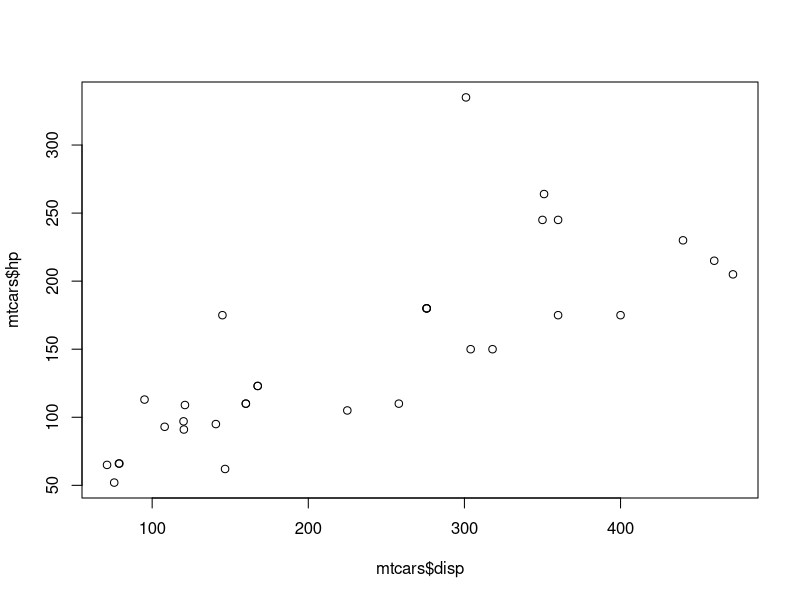
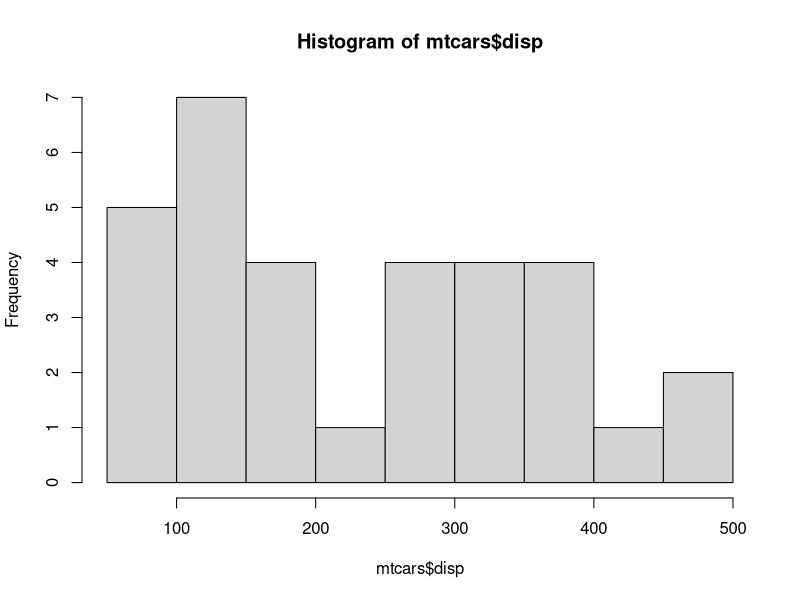
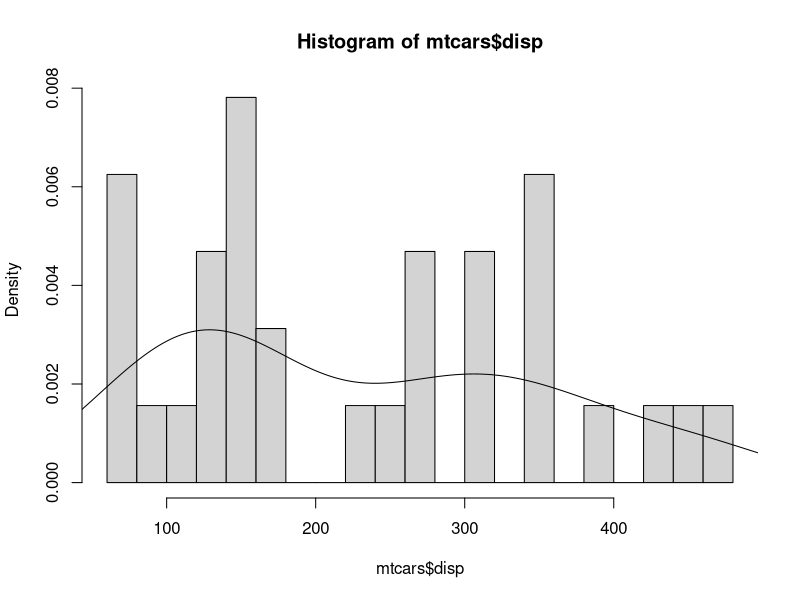
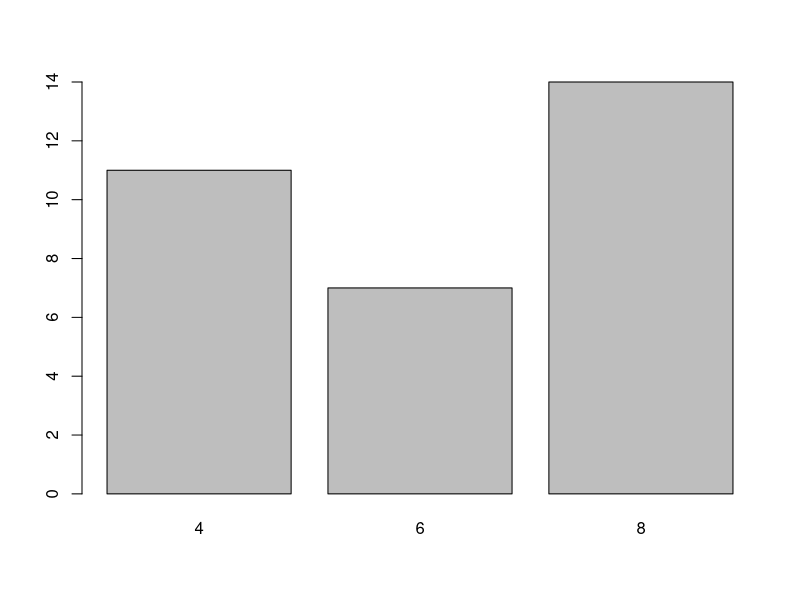
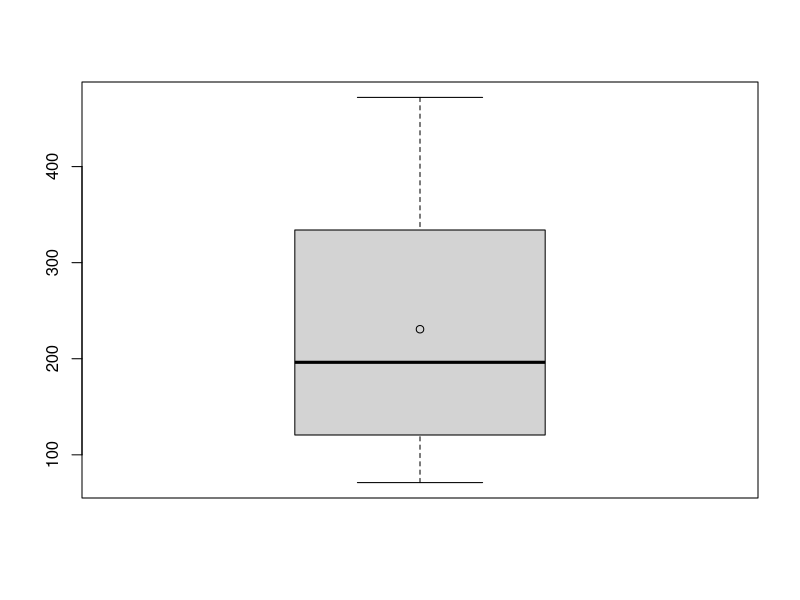
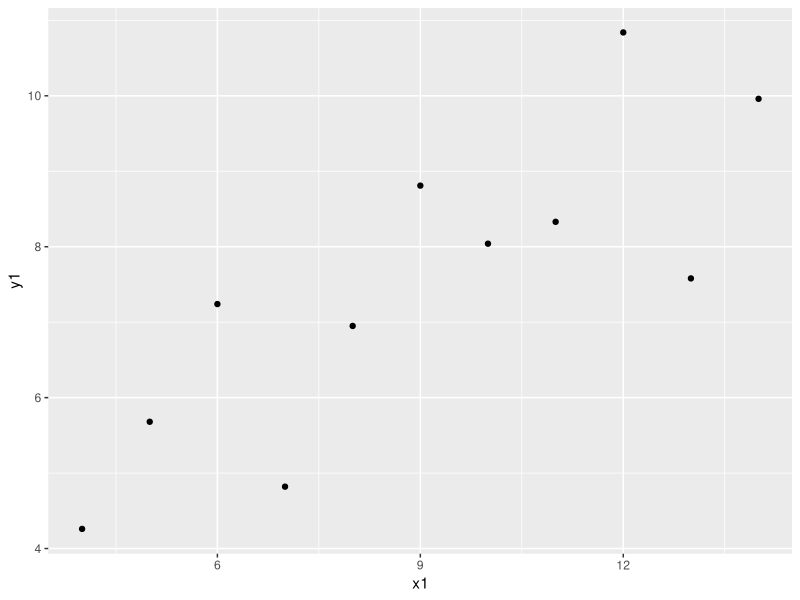

R code for these plots, in order:
## ---- chunk 1
knitr::opts_chunk$set(echo = FALSE)
## ---- chunk 2
2 + 3 
8 ^ 10
log(100) # Logaritmo neperiano
## ---- chunk 3
a <- 2
a
class(a)
## ---- chunk 4
b <- 13.6788956789
b
class(b)
print(b, digits = 10)
## ---- chunk 5
a+b
a-b
a*b
## ---- chunk 6
a^b
a/b

## ---- chunk 7
n <- as.integer(340000)
class(n)
n <- 2L
class(n)
## ---- chunk 8
a <- "aaa"
b <- "bbb"

paste(a, b, "hola", sep = ", ") 
## ---- chunk 9
3 == 2
b <- 3 != 2 
b
## ---- chunk 10
a <- TRUE
b <- F
a & b # Operador AND
a | b # Operador OR
!b  # Operador NOT
## ---- chunk 11
as.character(2)
as.numeric(TRUE)
## ---- chunk 12
pi
## ---- chunk 13
is.na(3)
is.null(NULL)
is.infinite(-Inf)
## ---- chunk 14
a <- c(2, 3, 4)
str(a)
a[2]
## ---- chunk 15
a + a 
a > 2.5
## ---- chunk 16
a <- c(2, 3, 4)
b <- c(10, 20)
a * b
## ---- chunk 17
a <- c(2, 3, 4)
abs(sin(a))
exp(a)
## ---- chunk 18
length(a)
sum(a)
mean(a)
## ---- chunk 19
a <- c(2, 3, 4)
3 %in% a
c(2,5,3,4) %in% a
## ---- chunk 20
1:10
seq(1, 10, by = 2)
seq(1, 3, length.out = 5) 
## ---- chunk 21
a <- c(8, 2, 5, 3)
sort(a)
a[order(a)]
a[order(a,decreasing = T)]
## ---- chunk 22
a <- c("hola", "adeu","hola", "adeu", "adeu", "bye")
b <- as.factor(a)
as.character(b)
as.numeric(b)
str(b)
## ---- chunk 23
a <- factor(c(3, 1, 3, 1, 1, 2), labels = c("adeu", "bye", "hola"))
a
levels(a)
## ---- chunk 24
dfA <- data.frame(int = 1:10,
                  let = sample(letters, 10, replace = TRUE), 
                  ran = rnorm(10))
dfA
## ---- chunk 25
dim(dfA) # Dimensión
nrow(dfA) # Número de columnas
ncol(dfA) # Número de filas
## ---- chunk 26
str(dfA)
head(dfA, 3) # Primeros datos, 6 por defecto
tail(dfA, 2) # Últimos valores
## ---- chunk 27
dfA[2,3]
dfA[,1]
dfA$let
## ---- chunk 28
a <- list(2, "2", FALSE)
b <- list(3, "hola", c(2, 3, 4))
## ---- chunk 29
a
b
## ---- chunk 30
length(a)
a[[3]]
b[[3]][1]
## ---- chunk 31
str(b)
## ---- chunk 32
notes <- c("Aprovat", "Insuficient", "Notable", "Insuficient",
           "Notable", "Excel·lent", "Aprovat")
notes <- factor(notes,
        levels = c("Insuficient", "Aprovat",
                   "Notable", "Excel·lent"),
        ordered = TRUE)
str(notes)
levels(notes)
## ---- chunk 33
a <- matrix(c(2, 4, -3, 5), ncol = 2)
a
a[2,2]
## ---- chunk 34
a * a # Producto posición por posición
a %*% a # Producto matricial
t(a) # Transposición
## ---- chunk 35
str(mtcars)
## ---- chunk 36
head(mtcars, 10)
## ---- chunk 37
plot(mtcars$disp,mtcars$hp)
## ---- chunk 38
hist(mtcars$disp)
## ---- chunk 39
hist(mtcars$disp,breaks=20,freq=FALSE)
lines(density(mtcars$disp))
## ---- chunk 40
barplot(table(as.factor(mtcars$cyl)))
## ---- chunk 41
boxplot(mtcars$disp)
points(mean(mtcars$disp))
## ---- chunk 42
if(!require("tidyverse")) {
  install.packages("tidyverse")
  library("tidyverse")
}
## ---- chunk 43
grafico <- ggplot(data = anscombe,
        mapping = aes(x = x1, y = y1))  # Datos y mapeado estético 
grafico <- grafico + geom_point()       # Geometría

grafico
